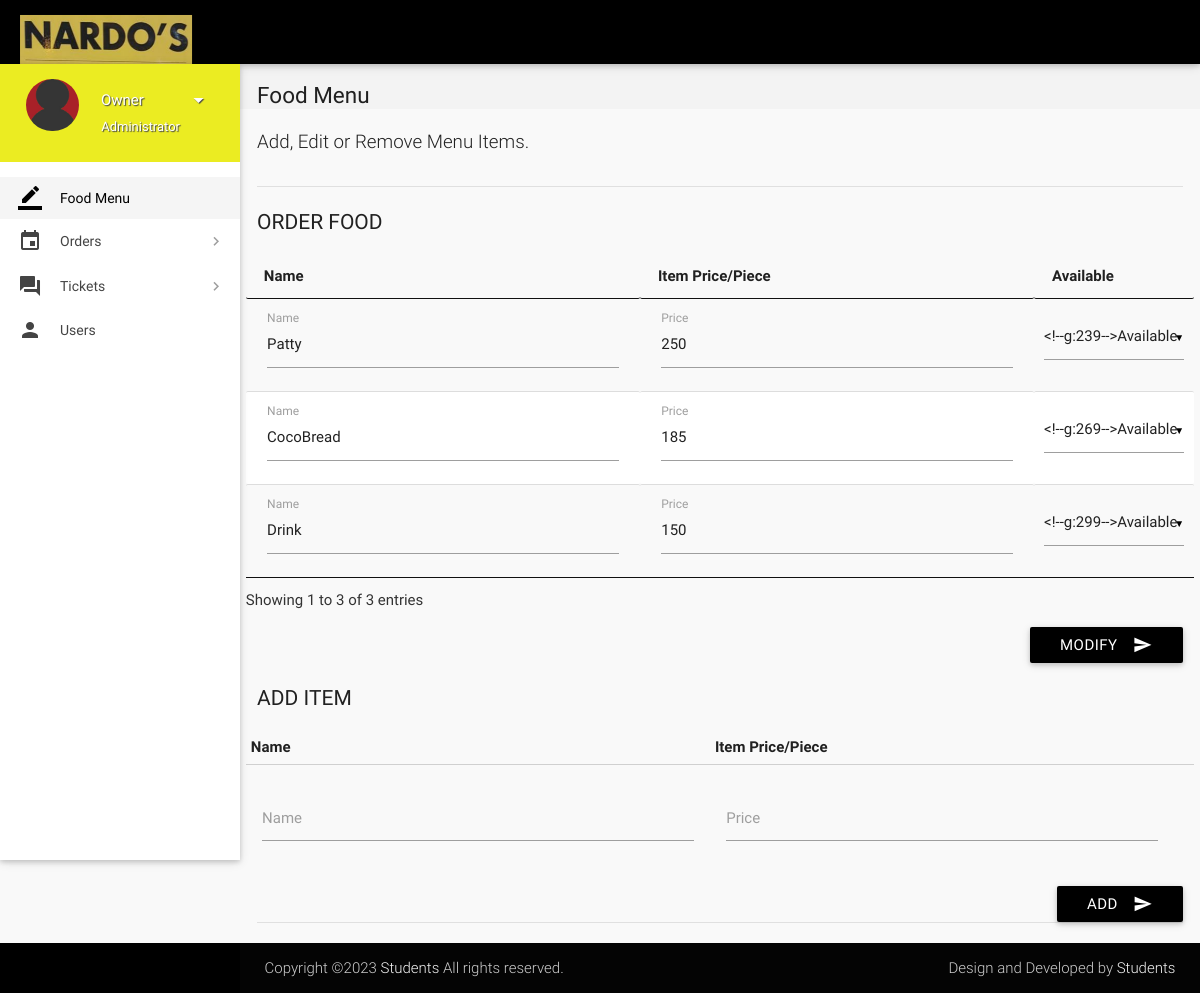
Screenshot of /admin-page.php (signed in) with the database file from the repository.
### tables this page shows
CREATE TABLE `items` (
  `id` int(11) NOT NULL,
  `name` varchar(20) NOT NULL,
  `price` int(11) NOT NULL,
  `deleted` tinyint(4) NOT NULL DEFAULT '0'
);

### includes/connect.php (called while the page is built, shortened)
<?php
$name = $_SESSION['name'];
$role = $_SESSION['role'];
?>

### admin-page.php (the view, shortened to what this page needs)
<?php
include 'includes/connect.php';
	if($_SESSION['admin_sid']==session_id())
	{
		?>
<!DOCTYPE html>
<html lang="en">
<head>
  <link href="css/materialize.min.css" type="text/css" rel="stylesheet" media="screen,projection">
  <link href="css/style.min.css" type="text/css" rel="stylesheet" media="screen,projection">
  <link href="css/custom/custom.min.css" type="text/css" rel="stylesheet" media="screen,projection">
  <link href="js/plugins/perfect-scrollbar/perfect-scrollbar.css" type="text/css" rel="stylesheet" media="screen,projection">
  <link href="js/plugins/data-tables/css/jquery.dataTables.min.css" type="text/css" rel="stylesheet" media="screen,projection">
</head>
<body>
  <header id="header" class="page-topbar">
        <div class="navbar-fixed">
            <nav class="navbar-color">
                <div class="nav-wrapper">
                    <ul class="left">
                      <li><h1 class="logo-wrapper"><a href="index.php" class="brand-logo darken-1"><img src="images/materialize-logo.png" alt="logo"></a> <span class="logo-text">Logo</span></h1></li>
                    </ul>
                </div>
            </nav>
        </div>
  </header>
  <div id="main">
    <div class="wrapper">
      <aside id="left-sidebar-nav">
        <ul id="slide-out" class="side-nav fixed leftside-navigation">
            <li class="user-details cyan darken-2">
            <div class="row">
                <div class="col col s4 m4 l4">
                    <img src="images/avatar.jpg" alt="" class="circle responsive-img valign profile-image">
                </div>
                <div class="col col s8 m8 l8">
                    <a class="btn-flat dropdown-button waves-effect waves-light white-text profile-btn" href="#" data-activates="profile-dropdown"><?php echo $name;?> <i class="mdi-navigation-arrow-drop-down right"></i></a>
                    <p class="user-roal"><?php echo $role;?></p>
                </div>
            </div>
            </li>
            <li class="bold active"><a href="index.php" class="waves-effect waves-cyan"><i class="mdi-editor-border-color"></i> Food Menu</a>
            </li>
                <li class="no-padding">
                    <ul class="collapsible collapsible-accordion">
                        <li class="bold"><a class="collapsible-header waves-effect waves-cyan"><i class="mdi-editor-insert-invitation"></i> Orders</a>
                        </li>
                    </ul>
                </li>
                 <li class="no-padding">
                    <ul class="collapsible collapsible-accordion">
                        <li class="bold"><a class="collapsible-header waves-effect waves-cyan"><i class="mdi-action-question-answer"></i> Tickets</a>
                        </li>
                    </ul>
                </li>
            <li class="bold"><a href="users.php" class="waves-effect waves-cyan"><i class="mdi-social-person"></i> Users</a>
            </li>
        </ul>
        </aside>
      <section id="content">
        <div id="breadcrumbs-wrapper">
          <div class="container">
            <div class="row">
              <div class="col s12 m12 l12">
                <h5 class="breadcrumbs-title">Food Menu</h5>
              </div>
            </div>
          </div>
        </div>
        <div class="container">
          <p class="caption">Add, Edit or Remove Menu Items.</p>
          <div class="divider"></div>
		  <form class="formValidate" id="formValidate" method="post" action="routers/menu-router.php" novalidate="novalidate">
            <div class="row">
              <div class="col s12 m4 l3">
                <h4 class="header">Order Food</h4>
              </div>
              <div>
				<table id="data-table-admin" class="responsive-table display" cellspacing="0">
                    <thead>
                      <tr>
                        <th>Name</th>
                        <th>Item Price/Piece</th>
                        <th>Available</th>
                      </tr>
                    </thead>
                    <tbody>
				<?php
				$result = mysqli_query($con, "SELECT * FROM items");
				while($row = mysqli_fetch_array($result))
				{
					echo '<tr><td><div class="input-field col s12"><label for="'.$row["id"].'_name">Name</label>';
					echo '<input value="'.$row["name"].'" id="'.$row["id"].'_name" name="'.$row['id'].'_name" type="text" data-error=".errorTxt'.$row["id"].'"><div class="errorTxt'.$row["id"].'"></div></td>';
					echo '<td><div class="input-field col s12 "><label for="'.$row["id"].'_price">Price</label>';
					echo '<input value="'.$row["price"].'" id="'.$row["id"].'_price" name="'.$row['id'].'_price" type="text" data-error=".errorTxt'.$row["id"].'"><div class="errorTxt'.$row["id"].'"></div></td>';
					echo '<td>';
					if($row['deleted'] == 0){
						$text1 = 'selected';
						$text2 = '';
					}
					else{
						$text1 = '';
						$text2 = 'selected';
					}
					echo '<select name="'.$row['id'].'_hide">
                      <option value="1"'.$text1.'>Available</option>
                      <option value="2"'.$text2.'>Not Available</option>
                    </select></td></tr>';
				}
				?>
                    </tbody>
</table>
              </div>
			  <div class="input-field col s12">
                              <button class="btn cyan waves-effect waves-light right" type="submit" name="action">Modify
                                <i class="mdi-content-send right"></i>
                              </button>
                            </div>
            </div>
			</form>
		  <form class="formValidate" id="formValidate1" method="post" action="routers/add-item.php" novalidate="novalidate">
            <div class="row">
              <div class="col s12 m4 l3">
                <h4 class="header">Add Item</h4>
              </div>
              <div>
<table>
                    <thead>
                      <tr>
                        <th data-field="id">Name</th>
                        <th data-field="name">Item Price/Piece</th>
                      </tr>
                    </thead>
                    <tbody>
				<?php
					echo '<tr><td><div class="input-field col s12"><label for="name">Name</label>';
					echo '<input id="name" name="name" type="text" data-error=".errorTxt01"><div class="errorTxt01"></div></td>';
					echo '<td><div class="input-field col s12 "><label for="price" class="">Price</label>';
					echo '<input id="price" name="price" type="text" data-error=".errorTxt02"><div class="errorTxt02"></div></td>';
					echo '<td></tr>';
				?>
                    </tbody>
</table>
              </div>
			  <div class="input-field col s12">
                              <button class="btn cyan waves-effect waves-light right" type="submit" name="action">Add
                                <i class="mdi-content-send right"></i>
                              </button>
                            </div>
            </div>
			</form>
            <div class="divider"></div>
          </div>
        </div>
        </div>
  <footer class="page-footer">
    <div class="footer-copyright">
      <div class="container">
        <span>Copyright ©2023 <a class="grey-text text-lighten-4" href="#" target="_blank">Students</a> All rights reserved.</span>
        <span class="right"> Design and Developed by <a class="grey-text text-lighten-4" href="#">Students</a></span>
        </div>
    </div>
  </footer>
</body>
</html>
<?php
	}
?>

### admin-page.php (style rules this page uses)
.input-field label.active { width:100%; }

### rows the page displays
items: name "Patty", price "250"
items: name "CocoBread", price "185"
items: name "Drink", price "150"

### other values shown
$name "Owner"
$role "Administrator"
